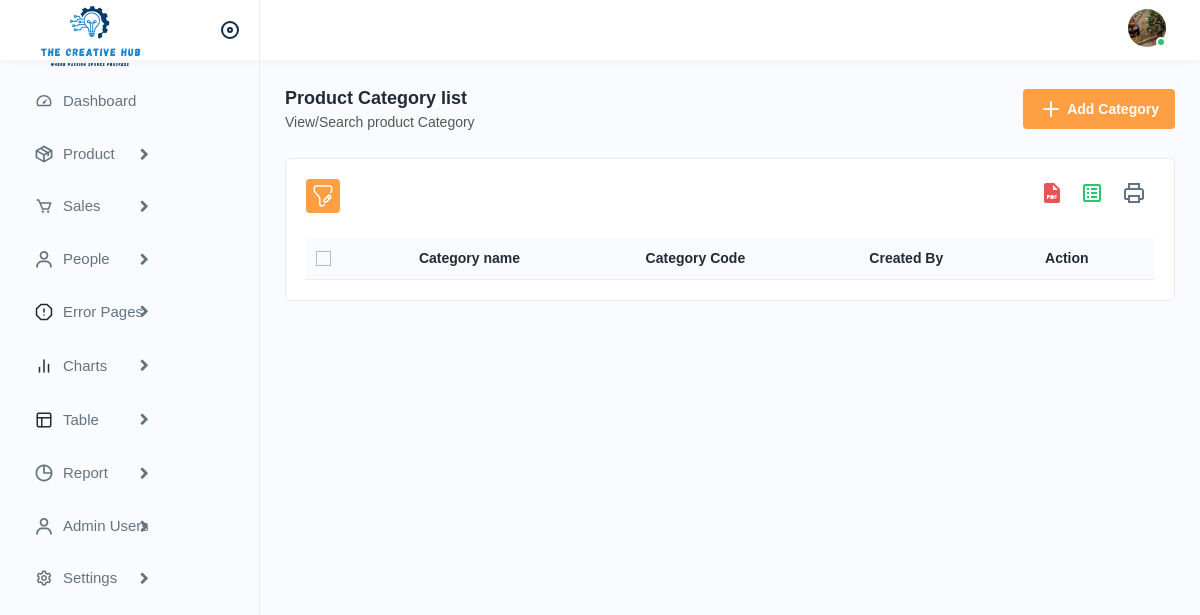
Page /admin/categorylist.php on the earlier database version.
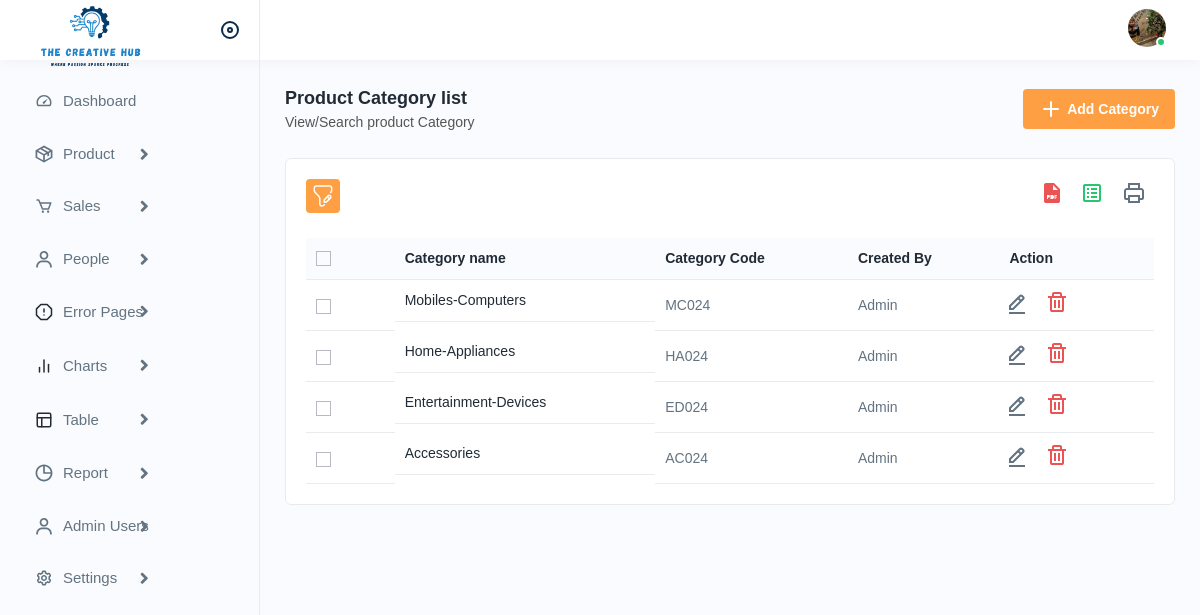
Same page on the later database version.
### tables this page shows
CREATE TABLE `category` (
  `category_id` int(11) NOT NULL,
  `category_name` varchar(100) NOT NULL,
  `category_code` varchar(100) DEFAULT NULL
);

### admin/categorylist.php (the view, shortened to what the changed rows need)
<?php
   require_once 'db_connection.php';
   $sql = "SELECT * FROM category";
   $all_product = $conn->query($sql);
?>
<!DOCTYPE html>
<html lang="en">
  <head>
    <link rel="stylesheet" href="assets/css/bootstrap.min.css" />
    <link rel="stylesheet" href="assets/css/animate.css" />
    <link rel="stylesheet" href="assets/plugins/select2/css/select2.min.css" />
    <link rel="stylesheet" href="assets/css/dataTables.bootstrap4.min.css" />
    <link
      rel="stylesheet"
      href="assets/plugins/fontawesome/css/fontawesome.min.css"
    />
    <link rel="stylesheet" href="assets/plugins/fontawesome/css/all.min.css" />
    <link rel="stylesheet" href="assets/css/style.css" />
  </head>
  <body>
    <div class="main-wrapper">
      <div class="page-wrapper">
        <div class="content">
          <div class="card">
            <div class="card-body">
              <div class="table-responsive">
                <table class="table datanew">
                  <thead>
                    <tr>
                      <th>
                        <label class="checkboxs">
                          <span class="checkmarks"></span>
                        </label>
                      </th>
                      <th>Category name</th>
                      <th>Category Code</th>
                      <th>Created By</th>
                      <th>Action</th>
                    </tr>
                  </thead>
                  <?php
                    while($row = mysqli_fetch_assoc($all_product)){
                  ?>
                  <tbody>
                    <tr>
                      <td>
                        <label class="checkboxs">
                          <span class="checkmarks"></span>
                        </label>
                      </td>
                      <td class="productimgname">
                        <a href="javascript:void(0);"><?php echo $row["category_name"]?></a>
                      </td>
                      <td><?php echo $row["category_code"]?></td>
                      <td>Admin</td>
                      <td>
                        <a class="me-3" href="editcategory.html">
                          <img src="assets/img/icons/edit.svg" alt="img" />
                        </a>
                        <a class="me-3 confirm-text" href="javascript:void(0);">
                          <img src="assets/img/icons/delete.svg" alt="img" />
                        </a>
                      </td>
                    </tr>
                    <?php
                        }
                      ?>
                  </tbody>
                </table>
              </div>
            </div>
          </div>
        </div>
      </div>
    </div>
  </body>
</html>

Differences in the rows shown:
added category: category_name "Mobiles-Computers", category_code "MC024"
added category: category_name "Home-Appliances", category_code "HA024"
added category: category_name "Entertainment-Devices", category_code "ED024"
added category: category_name "Accessories", category_code "AC024"
